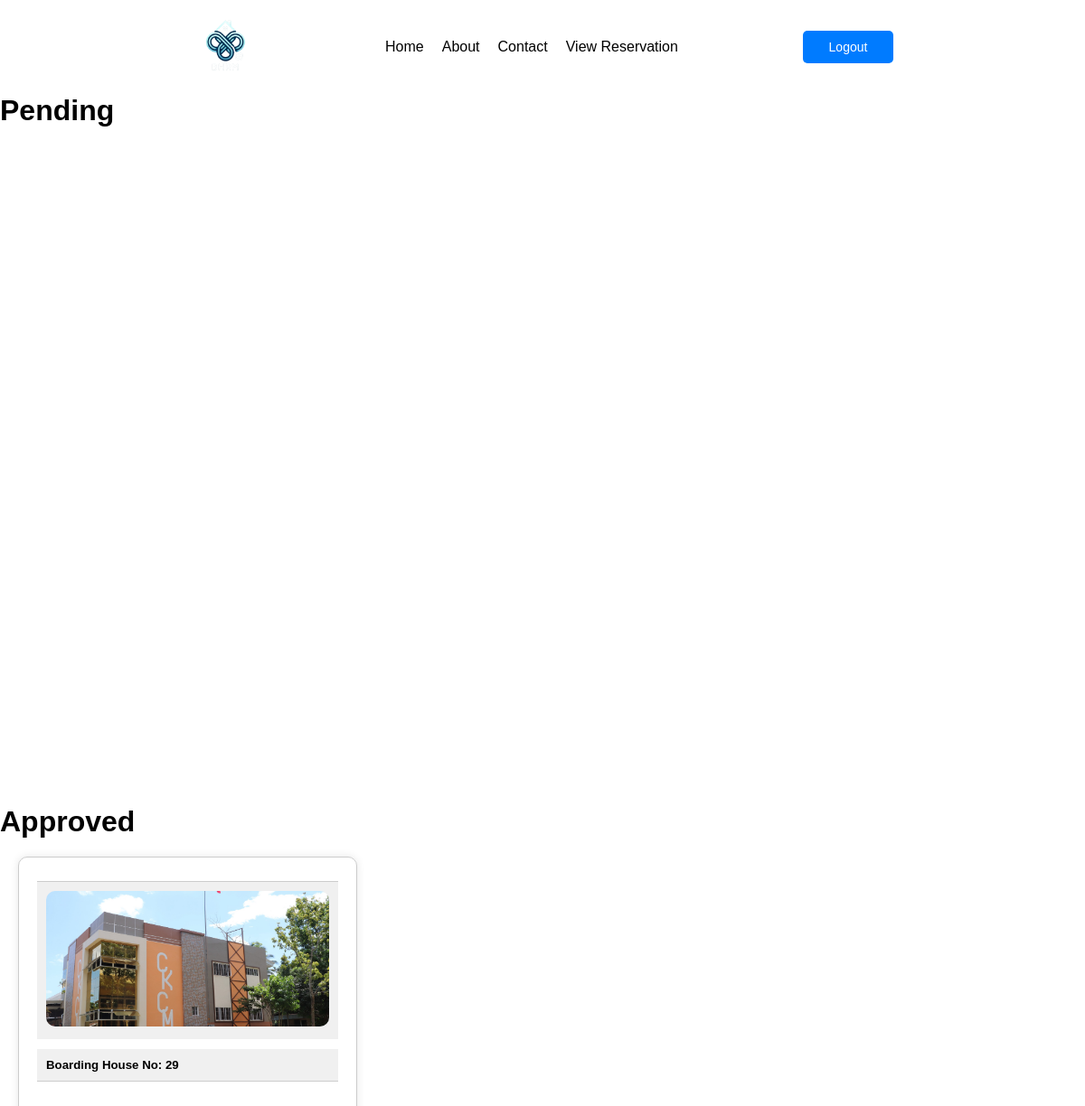
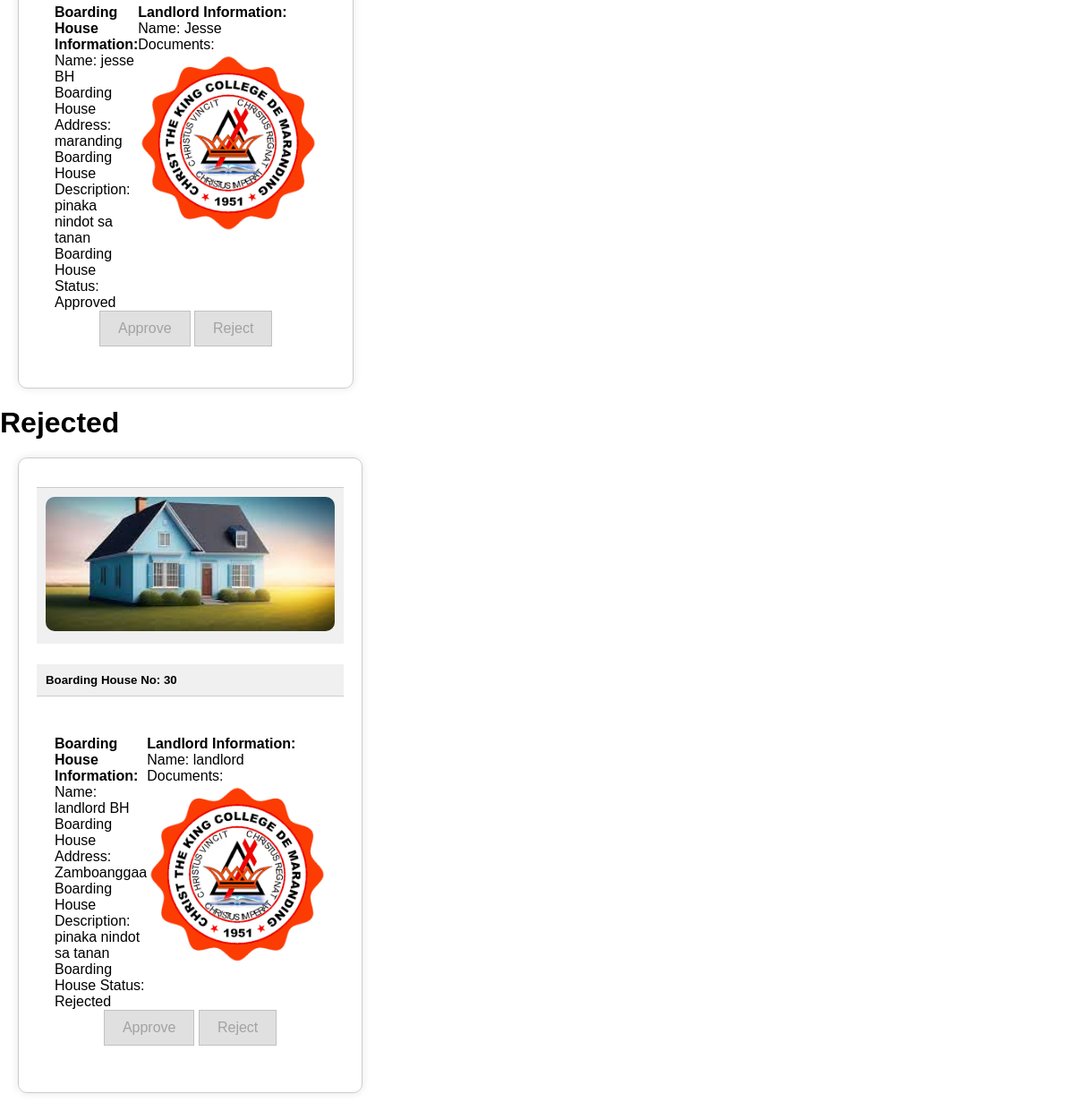
/php/bhapplications.php (signed in), run on the app's committed database (2 pictures, top to bottom).
### tables this page shows
CREATE TABLE `bhapplication` (
  `id` int(11) NOT NULL,
  `owner` varchar(255) NOT NULL,
  `hname` varchar(25) NOT NULL,
  `haddress` varchar(25) NOT NULL,
  `contact_no` int(255) NOT NULL,
  `status` varchar(255) NOT NULL,
  `landlord` varchar(255) NOT NULL
);

CREATE TABLE `documents` (
  `id` int(255) NOT NULL,
  `documents` varchar(255) NOT NULL,
  `image` varchar(255) NOT NULL,
  `hname` varchar(255) NOT NULL
);

CREATE TABLE `description` (
  `id` int(255) NOT NULL,
  `bh_description` varchar(255) NOT NULL,
  `hname` varchar(255) NOT NULL
);

### php/bhapplications.php (the view, shortened to what this page needs)
<?php
include 'connection.php';
?>
<!DOCTYPE html>
<html lang="en">
<head>
</head>
<body>
    <nav class="navbar">
        <a class="navbar-brand" href="#">
            <img src="../images/logo.png" alt="">
        </a>
        <div class="nav-links">
            <a  class="nav-link" href="index.php">Home</a>
            <a  class="nav-link" href="about.php">About</a>
            <a  class="nav-link" href="contact.php">Contact</a>
            <?php
                if (!empty($_SESSION["uname"]) && !empty($_SESSION["role"]) && $_SESSION['role'] == 'admin'){
                    echo '<a  class="nav-link" href="reservation.php">View Reservation</a>';
                }
            ?>
        </div>
        <div class="login">
                <?php
                    if (empty($_SESSION['uname'])) {
                        echo '<a href="login.php">Login</a>';
                    } else {
                        echo '<a href="logout.php">Logout</a>';
                    }
                ?>
            </div>
    </nav>
    <h1> Pending </h1>
    <div class="container">
    </div>
    <h1> Approved </h1>
    <div class="container">
        <?php
        if (!empty($_SESSION['uname']) && $_SESSION['role'] == 'admin') {
            $query = "select *
                        from bhapplication
                        inner join documents on bhapplication.hname = documents.hname
                        inner join description on bhapplication.hname = description.hname where bhapplication.status = 'Approved' order by bhapplication.id desc";
            $result = mysqli_query($conn, $query);
            while ($fetch = mysqli_fetch_assoc($result)) {
                $hname = $fetch['hname'];
        ?>
        <div class="card">
            <div class="card-footer">
                <img src="../<?php echo $fetch['image']; ?>">
            </div>
            <div class="card-header">
                <h5>Boarding House No: <?php echo $fetch['id']; ?></h5>
            </div>
            <div class="card-body">
                <div class="row">
                    <div class="col-md-6">
                        <p><strong>Boarding House Information:</strong></p>
                        <p>Name: <?php echo $fetch['hname'] ?></p>
                        <p>Boarding House Address: <?php echo $fetch['haddress'] ?></p>
                        <p>Boarding House Description: <?php echo $fetch['bh_description']; ?></p>
                        <p>Boarding House Status: <?php echo $fetch['status']; ?></p>
                    </div>
                </div>
                <div>
                    <div class="col-md-6">
                        <p><strong>Landlord Information:</strong></p>
                        <p>Name: <?php echo $fetch['landlord']; ?></p>
                        <p>Documents:</p>
                        <img src="../<?php echo $fetch['documents'] ?>" width='200px'>
                    </div>
                </div>
                <?php if (!empty($_SESSION["uname"]) && !empty($_SESSION["role"]) && $_SESSION['role'] == 'admin'){ ?>
                <div class="button-row">
                    <div class="button-col">
                        <?php if($fetch['status'] == 'Approved'): ?>
                            <a href="bhfunction.php?approve=<?php echo $hname;?>"><button disabled>Approve</button></a>
                            <a href="bhfunction.php?reject=<?php echo $hname;?>"><button class="reject" disabled>Reject</button></a>
                        <?php else: ?>
                        <?php endif; ?>
                    </div>
                </div>
                <?php } ?>
            </div>
        </div>
        <?php
            }
        }
        ?>
    </div>
    <h1> Rejected </h1>
    <div class="container">
        <?php
        if (!empty($_SESSION['uname']) && $_SESSION['role'] == 'admin') {
            $query = "select *
                        from bhapplication
                        inner join documents on bhapplication.hname = documents.hname
                        inner join description on bhapplication.hname = description.hname where bhapplication.status = 'Rejected' order by bhapplication.id desc";
            $result = mysqli_query($conn, $query);
            while ($fetch = mysqli_fetch_assoc($result)) {
        ?>
        <div class="card">
            <div class="card-footer">
                <img src="../<?php echo $fetch['image']; ?>">
            </div>
            <div class="card-header">
                <h5>Boarding House No: <?php echo $fetch['id']; ?></h5>
            </div>
            <div class="card-body">
                <div class="row">
                    <div class="col-md-6">
                        <p><strong>Boarding House Information:</strong></p>
                        <p>Name: <?php echo $fetch['hname'] ?></p>
                        <p>Boarding House Address: <?php echo $fetch['haddress'] ?></p>
                        <p>Boarding House Description: <?php echo $fetch['bh_description']; ?></p>
                        <p>Boarding House Status: <?php echo $fetch['status']; ?></p>
                    </div>
                </div>
                <div>
                    <div class="col-md-6">
                        <p><strong>Landlord Information:</strong></p>
                        <p>Name: <?php echo $fetch['landlord']; ?></p>
                        <p>Documents:</p>
                        <img src="../<?php echo $fetch['documents'] ?>" width='200px'>
                    </div>
                </div>
                <?php if (!empty($_SESSION["uname"]) && !empty($_SESSION["role"]) && $_SESSION['role'] == 'admin'){ ?>
                <div class="button-row">
                    <div class="button-col">
                        <?php if($fetch['status'] == 'Rejected'): ?>
                            <a href="php/function.php?approve=<?php echo $fetch['id'];?>"><button disabled>Approve</button></a>
                            <a href="php/function.php?reject=<?php echo $fetch['id'];?>"><button class="reject" disabled>Reject</button></a>
                        <?php else: ?>
                        <?php endif; ?>
                    </div>
                </div>
                <?php } ?>
            </div>
        </div>
        <?php
            }
        }
        ?>
    </div>
</body>
</html>

### php/bhapplications.php (style rules this page uses)
* { margin: 0; padding: 0; box-sizing: border-box; font-family: sans-serif; }
.navbar { margin: 0 200px; background-color: white; padding: 10px; display: flex; justify-content: space-between; align-items: center; }
.navbar a { color: black; }
.navbar-brand img { width: 80px; height: 80px; }
.nav-links { display: flex; justify-content: center; align-items: center; }
.nav-link { color: black; text-decoration: none; padding: 0 10px; }
.login { width: 100px; display: flex; justify-content: center; align-items: center; background-color: #007BFF; color: white; border: none; padding: 10px 15px; text-align: center; text-decoration: none; display: inline-block; font-size: 14px; margin: 4px 2px; cursor: pointer; border-radius: 5px; }
.login a { color: white; text-decoration: none; }
.container { width: auto; display: grid; grid-template-columns: 1fr 1fr 1fr; grid-template-rows: 1fr; overflow-y: scroll; height: 750px; }
.card { margin: 20px; padding: 20px; display: flex; flex-direction: column; justify-content: space-around; border: 1px solid #ccc; border-radius: 10px; box-shadow: 0 0 10px rgba(0, 0, 0, 0.1); width: auto; }
.card-header { background-color: #f0f0f0; padding: 10px; border-bottom: 1px solid #ccc; }
.card-body { width: auto; padding: 20px; display: grid; grid-template-columns: 1fr 1fr; }
.card-footer { padding: 10px; background-color: #f0f0f0; border-top: 1px solid #ccc; }
.card-footer img { width: 100%; height: 150px; object-fit: cover; border-radius: 10px; }
.reject { background-color: #ff0000; color: #fff; border: none; padding: 10px 20px; font-size: 16px; cursor: pointer; }
button { background-color: #4CAF50; color: #fff; border: none; padding: 10px 20px; font-size: 16px; cursor: pointer; }
button:disabled { background-color: #ccc; color: #666; border: 1px solid #999; cursor: not-allowed; opacity: 0.6; }
.button-row { margin: auto; grid-column-start: 1; grid-column-end: 3; }

### data on the page
bhapplication: documents.image (picture), description.id "29", description.hname "jesse BH", haddress "maranding", description.bh_description "pinaka nindot sa tanan", status "Approved", landlord "Jesse", documents.documents (picture)
bhapplication: documents.image (picture), description.id "30", description.hname "landlord BH", haddress "Zamboanggaa", description.bh_description "pinaka nindot sa tanan", status "Rejected", landlord "landlord", documents.documents (picture)
